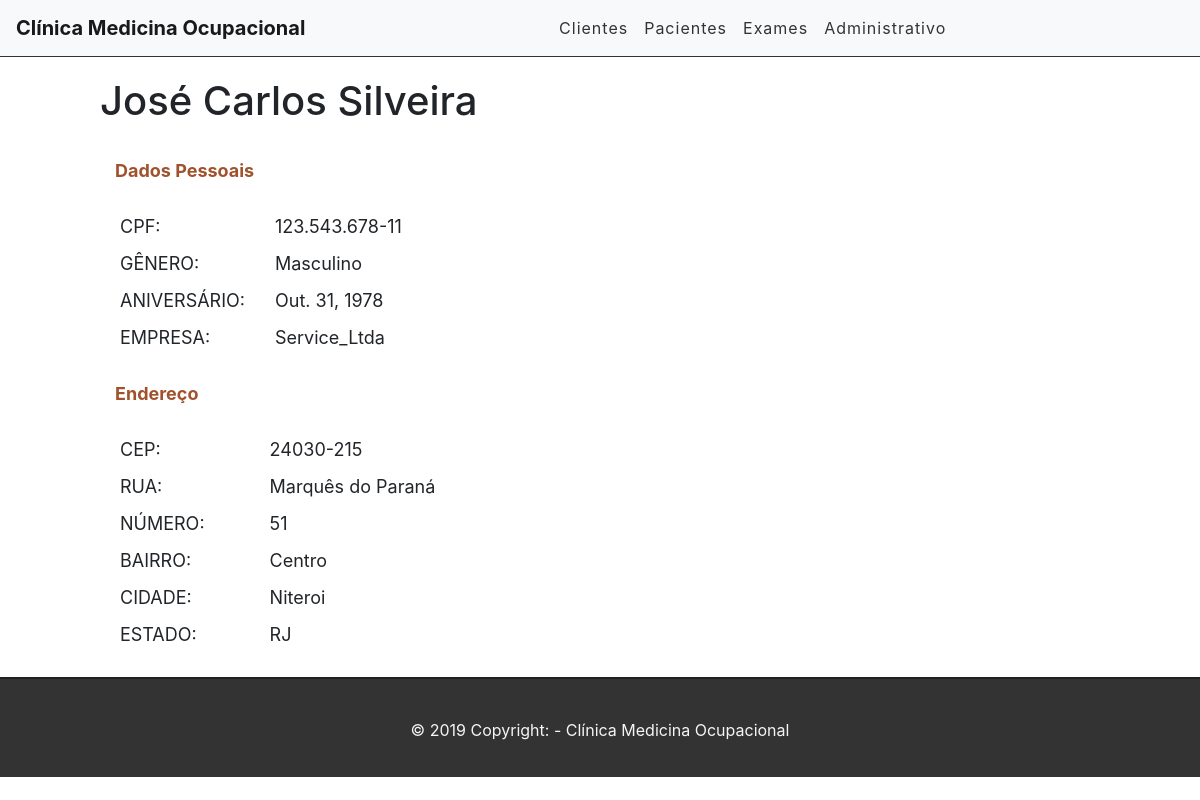
/lista_view/1, run on the app's committed database.
### clinica/models.py (models this page shows, shortened)
class Paciente(models.Model):
    ESTADO = EstadosBrasileiros.estado_brasileiro
    nome = models.CharField(verbose_name='NOME',max_length=70, null=False)
    cpf = models.CharField(verbose_name='CPF', max_length=11, null=False)
    genero = models.ForeignKey(Genero, verbose_name='GÊNERO', on_delete=models.CASCADE)
    aniversario = models.DateField(verbose_name='ANIVERSÁRIO', auto_now=False, auto_now_add=False)
    empresa = models.ForeignKey(Cliente, verbose_name='EMPRESA', on_delete=models.CASCADE)
    cep = models.CharField(verbose_name='CEP', max_length=8, null=False)
    rua = models.CharField(verbose_name='RUA', max_length=100, null=False)
    numero = models.DecimalField(verbose_name='NÚMERO', max_digits=6, decimal_places=0, default=0)
    bairro = models.CharField(verbose_name='BAIRRO', max_length=100, null=False)
    cidade = models.CharField(verbose_name='CIDADE', max_length=100, null=False)
    estado = models.CharField(verbose_name='ESTADO', max_length=60, choices=ESTADO, null=False)
    foto = models.ImageField(verbose_name='FOTO', blank=True, null=True)

class Genero(models.Model):
    tipo = models.CharField(max_length=12, null=False)
    def __str__(self):
        return self.tipo

class Cliente(models.Model):
    ESTADO = EstadosBrasileiros.estado_brasileiro
    nome_empresa = nome_empresa = models.CharField(max_length=70, null=False)
    cnpj = models.CharField(max_length=14, null=False)
    ramo = models.CharField(max_length=50, null=False)
    cep = models.CharField(max_length=8, null=False)
    rua = models.CharField(max_length=100, null=False)
    numero = models.DecimalField(max_digits=6, decimal_places=2, default=0)
    bairro = models.CharField(max_length=100, null=False)
    cidade = models.CharField(max_length=100, null=False)
    estado = models.CharField(max_length=60, choices=ESTADO, null=False)
    def __str__(self):
        return str(self.nome_empresa) #+ ' - ' + str(self.cnpj)

### clinica/views.py (the view)
# urls.py: path('lista_view/<int:id>', views.listaView, name='url-lista-view'),
def listaView(request, id):
    pacientes = get_object_or_404(Paciente, pk=id)
    cpf = pacientes.cpf
    cpf_number = '{}.{}.{}-{}'.format(cpf[0:3],cpf[3:6], cpf[6:9],cpf[9:11])
    cep = pacientes.cep
    cep_number = '{}-{}'.format(cep[0:5],cep[5:8])
    return render(request, 'clinica/lista-view.html', {'pacientes': pacientes, 'cpf_number': cpf_number, 'cep_number': cep_number})

### clinica/templates/clinica/lista-view.html (shortened to what this page needs)
{% extends 'base.html' %}
{% block content %}
<div class="offset-1 col-10 list-div">
    <h1>{{pacientes.nome}}</h1>
    <br>
    <div class="col-4 alinha-col2">
        <table class='minhaTabela2'>
            <strong style="color:#A0522D; font-size: 18px;">Dados Pessoais</strong><br><br>
            <tbody>
                <tr>
                    <td>CPF: </td>
                    <td id="alinha-td1">{{ cpf_number }}</td>
                </tr>
                <tr>
                    <td>GÊNERO: </td>
                    <td id="alinha-td1">{{pacientes.genero}}</td>
                </tr>
                <tr>
                    <td>ANIVERSÁRIO: </td>
                    <td id="alinha-td1">{{pacientes.aniversario}}</td>
                </tr>
                <tr>
                    <td>EMPRESA: </td>
                    <td id="alinha-td1">{{pacientes.empresa}}</td>
                </tr>
            </tbody>
        </table>
        <br>
        <table class='minhaTabela2'>
            <strong style="color:#A0522D; font-size: 18px;">Endereço</strong><br><br>
            <tbody>
                <tr>
                    <td>CEP: </td>
                    <td id="alinha-td2">{{cep_number}}</td>
                </tr>
                <tr>
                    <td>RUA: </td>
                    <td id="alinha-td2">{{pacientes.rua}}</td>
                </tr>
                <tr>
                    <td>NÚMERO: </td>
                    <td id="alinha-td2">{{pacientes.numero}}</td>
                </tr>
                <tr>
                    <td>BAIRRO: </td>
                    <td id="alinha-td2">{{pacientes.bairro}}</td>
                </tr>
                <tr>
                    <td>CIDADE: </td>
                    <td id="alinha-td2">{{pacientes.cidade}}</td>
                </tr>
                <tr>
                    <td>ESTADO: </td>
                    <td id="alinha-td2">{{pacientes.estado}}</td>
                </tr>
            </tbody>
        </table>
    </div>
</div>
<br>
</div>
{% endblock %}

### clinica/static/css/styles.css (style rules this page uses)
.minhaTabela2 tr td { font-size: 18px; text-align: left; width: auto; margin-right: 1000px; padding: 5px; cursor: pointer; }
#alinha-td1 { position: relative; left: 20px; }
#alinha-td2 { position: relative; left: 55px; }
.list-div { padding: 0; }

### data on the page
Paciente: nome "José Carlos Silveira", genero "Masculino", aniversario "Out. 31, 1978", empresa "Service_Ltda", rua "Marquês do Paraná", numero "51", bairro "Centro", cidade "Niteroi", estado "RJ"

### other printed values
{{ cpf_number }} "123.543.678-11"
{{ cep_number }} "24030-215"
